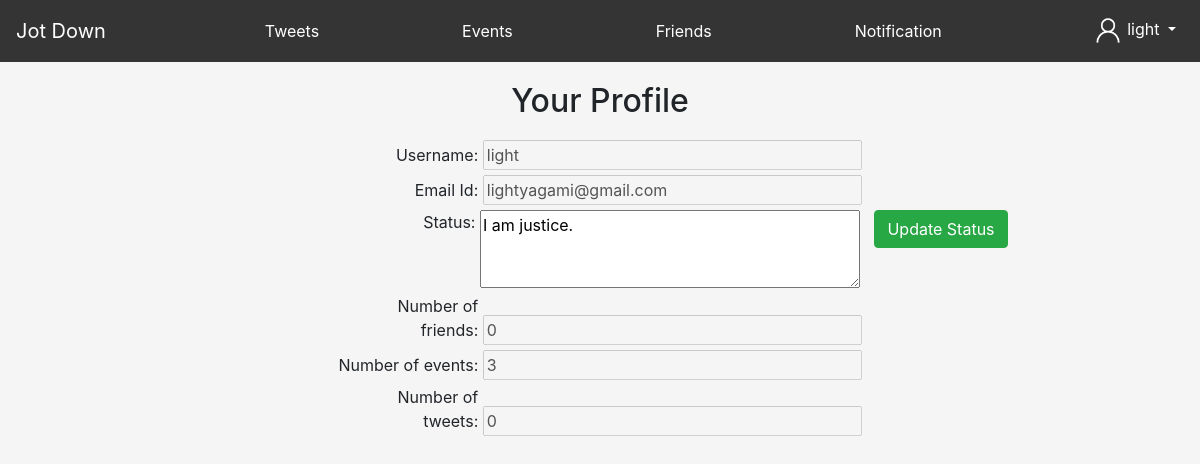
Screenshot of /profile (signed in) with the database file from the repository.
### tables this page shows
CREATE TABLE "Users" (
	"username"	TEXT,
	"email"	TEXT COLLATE UTF16CI,
	"password"	TEXT,
	"id"	INTEGER,
	"status"	TEXT DEFAULT NULL,
	"numFriends"	NUMERIC DEFAULT 0,
	"numEvents"	INTEGER DEFAULT 0,
	"numTweets"	INTEGER DEFAULT 0,
	"friends"	TEXT DEFAULT NULL
);

### main.py (the view)
@app.route('/profile')
def profile():
    if 'id' in session:
        username = session['username']
        updateNumEvents(username)
        updateNumFriends(username)
        updateNumTweets(username)
        data = fetchUser(session['username'])
        frndRequests = fetchFriendRequests(session['username'])
        if(len(frndRequests) > 0):
            return render_template('profile.html', username = session['username'], data = data[0], alert = len(frndRequests))
        return render_template('profile.html', username = session['username'], data = data[0])
    return redirect('home')

### pydb.py (called while the page is built)
def fetchUser(username):
    conn = sqlite3.connect('database.db')
    cur = conn.cursor()
    cur.execute("SELECT * FROM Users WHERE username = ?", (username,))
    row = cur.fetchall()
    conn.close()
    print(row)
    return row

def fetchFriendRequests(username):
    con = sqlite3.connect('database.db')
    cur = con.cursor()
    cur.execute("SELECT * FROM frequest WHERE toUser = ?", (username, ))
    row = cur.fetchall()
    con.close()
    return row

def updateNumEvents(username):
    con = sqlite3.connect('database.db')
    cur = con.cursor()
    cur.execute("SELECT * FROM events WHERE username = ?", (username,))
    row = cur.fetchall()
    number = len(row)
    con.execute("UPDATE Users SET numEvents = ? WHERE username = ?", (number, username))
    con.commit()
    con.close()

def updateNumTweets(username):
    con = sqlite3.connect('database.db')
    cur = con.cursor()
    cur.execute("SELECT * FROM tweets WHERE username = ?", (username,))
    row = cur.fetchall()
    number = len(row)
    con.execute("UPDATE Users SET numTweets = ? WHERE username = ?", (number, username))
    con.commit()
    con.close()

def updateNumFriends(username):
    con = sqlite3.connect('database.db')
    cur = con.cursor()
    cur.execute("SELECT * FROM Users WHERE username = ?", (username,))
    row = cur.fetchall()
    number = 0
    if(row[0][8] != None):
        l = row[0][8].split(',')
        number = len(l)
    con.execute("UPDATE Users SET numFriends = ? WHERE username = ?", (number, username))
    con.commit()
    con.close()

### templates/profile.html (shortened to what this page needs)
<!DOCTYPE html>
<html lang="en">
<head>
    <link rel="stylesheet" href="https://cdn.jsdelivr.net/npm/bootstrap@4.5.3/dist/css/bootstrap.min.css">
</head>
<body style="background-size: 250vh;  background-repeat: no-repeat; background-color: whitesmoke; background-position: center; background-attachment: fixed; overflow-x: hidden;">
    <nav class="navbar navbar-expand navbar-light sticky-top" style="background-color: rgba(52, 52, 52) !important;">
      <a class="navbar-brand text-white" href="/home">Jot Down</a>
      <div class="collapse navbar-collapse" id="navbarSupportedContent">
        <a class="navbar-nav text-white ml-auto" style="text-decoration: none;" href="/tweets">Tweets</a>
          <a class="navbar-nav text-white ml-auto" style="text-decoration: none;" href="/events">Events</a>
          <a class="navbar-nav text-white ml-auto" style="text-decoration: none;" href="/friends">Friends</a>
          <a class="navbar-nav text-white ml-auto" style="text-decoration: none;" href="/notifications">Notification{% if alert %}<span style="border-radius: 50%; width: 25px;" class="badge badge-danger">{{alert}}</span>{% endif %}</a>
        <ul class="navbar-nav ml-auto">
          <li class="nav-item dropdown">
              <a class="nav-link dropdown-toggle text-white" href="#" id="navbarDropdown" role="button" data-toggle="dropdown" aria-haspopup="true" aria-expanded="false">
                  <img src="/static/person.png" height="30px" width="30px">
                  {{session['username']}}
              </a>
          </li>
        </ul>
      </div>
    </nav>
    <h2 style="text-align: center; margin-top: 20px; margin-bottom: 20px;">Your Profile</h2>
    <div class="text-center">
      <form action = '/statusupdate' method="POST">
          <label style="width: 140px; text-align: right;">Username: </label>
          <input size="32" type="text" value="{{data[0]}}" disabled>
          <br>
          <label style="width: 140px; text-align: right;">Email Id: </label>
          <input size="32" type="text" value="{{data[1]}}" disabled>
          <br>
          <label style="width: 283px; text-align: right; vertical-align: top;">Status: </label>
          <textarea name="status" cols="35" rows="3">{{data[4]}}</textarea>
          <button class="btn btn-success" type="submit" style="margin-left: 10px; vertical-align: top;">Update Status</button>
          <br>
          <label style="width: 140px; text-align: right;">Number of friends: </label>
          <input size="32" type="text" value="{{data[5]}}" disabled>
          <br>
          <label style="width: 140px; text-align: right;"> Number of events: </label>
          <input size="32" type="text" value="{{data[6]}}" disabled>
          <br>
          <label style="width: 140px; text-align: right;"> Number of tweets: </label>
          <input size="32" type="text" value="{{data[7]}}" disabled>
      </form>
    </div>
</body>
</html>

### rows the page displays
Users: username "light", email "lightyagami@gmail.com", status "I am justice.", numFriends "0", numEvents "3", numTweets "0"

### other values shown
{{ session['username'] }} "light"
